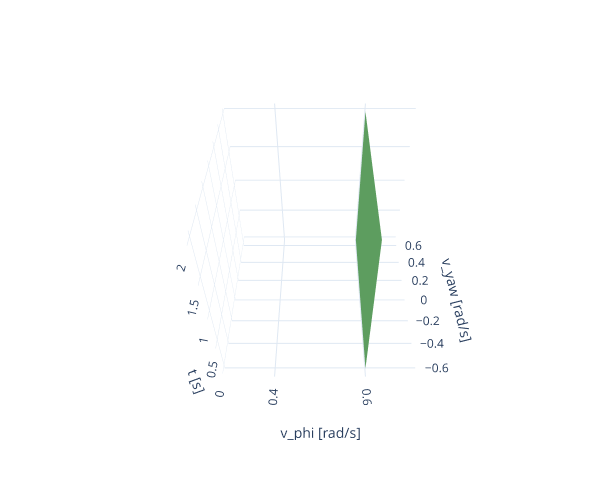

The code cell stored with this chart in its notebook:
### Code cell
plot3D_levelset(impl.project_onto(out, 0, 4, 5),
                min_bounds=[impl.timeline[ 0], *min_bounds[3:5]],
                max_bounds=[impl.timeline[-1], *max_bounds[3:5]],
                xtitle="v_phi [rad/s]", ytitle="v_yaw [rad/s]",
                eye=EYE_MH_S)

### Figure 1 — Plotly figure (JSON) as saved in the notebook; plotly's stock layout.template omitted (floating-point values rounded to 4 significant figures; data arrays with more than 128 entries replaced by an {"elided": "..."} marker saying what was removed)
{"data": [{"caps": {"x": {"show": false}, "y": {"show": false}, "z": {"show": false}}, "colorscale": [[0, "rgb(247,252,245)"], [0.125, "rgb(229,245,224)"], [0.25, "rgb(199,233,192)"], [0.375, "rgb(161,217,155)"], [0.5, "rgb(116,196,118)"], [0.625, "rgb(65,171,93)"], [0.75, "rgb(35,139,69)"], [0.875, "rgb(0,109,44)"], [1, "rgb(0,68,27)"]], "isomax": 0, "isomin": 0, "showscale": false, "surface": {"count": 1}, "type": "isosurface", "value": {"elided": "275 float values"}, "x": {"elided": "275 float values"}, "y": {"elided": "275 float values"}, "z": {"elided": "275 float values"}}], "layout": {"height": 500, "margin": {"b": 60, "l": 60, "r": 20, "t": 40}, "paper_bgcolor": "rgba(255, 255, 255, 1)", "plot_bgcolor": "rgba(250, 250, 250, 1)", "scene": {"aspectmode": "cube", "camera": {"eye": {"x": 1.082e-16, "y": -1.768, "z": 1.768}}, "xaxis": {"title": {"text": "v_phi [rad/s]"}}, "yaxis": {"title": {"text": "v_yaw [rad/s]"}}, "zaxis": {"title": {"text": "t [s]"}}}, "width": 600, "xaxis": {"gridcolor": "rgba(0, 0, 0, 0.1)", "linecolor": "rgba(0, 0, 0, 0.3)", "linewidth": 2, "zerolinecolor": "rgba(0, 0, 0, 0.3)"}, "yaxis": {"gridcolor": "rgba(0, 0, 0, 0.1)", "linecolor": "rgba(0, 0, 0, 0.3)", "linewidth": 2, "zerolinecolor": "rgba(0, 0, 0, 0.3)"}}}
